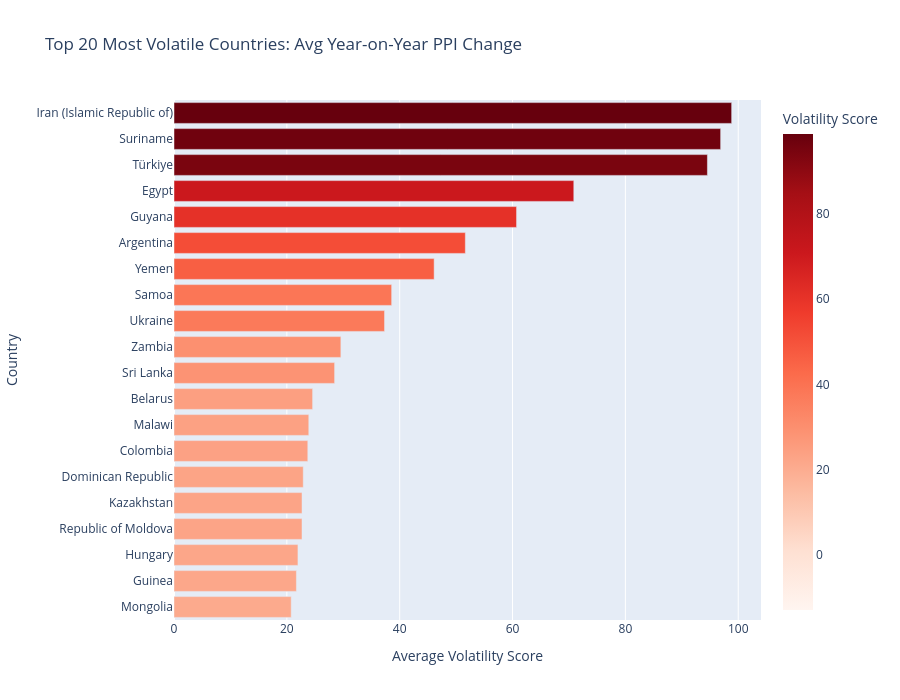

Notebook code for this chart:
### Code cell
# Volatility = average absolute year-on-year change
def avg_yoy_volatility(row):
    vals = [row[c] for c in year_cols if pd.notna(row[c])]
    if len(vals) < 2:
        return None
    changes = [abs(vals[i] - vals[i-1]) for i in range(1, len(vals))]
    return sum(changes) / len(changes)

df['volatility'] = df.apply(avg_yoy_volatility, axis=1)

country_vol = df.groupby('Area')['volatility'].mean().dropna()
country_vol = country_vol.sort_values(ascending=False).head(20)

fig1 = px.bar(
    country_vol,
    x=country_vol.values,
    y=country_vol.index,
    orientation='h',
    title='Top 20 Most Volatile Countries: Avg Year-on-Year PPI Change',
    labels={'x': 'Average Volatility Score', 'y': 'Country', 'color': 'Volatility Score'},
    color=country_vol.values,
    color_continuous_scale='Reds',
    color_continuous_midpoint=country_vol.mean()
)
fig1.update_layout(
    yaxis={'categoryorder': 'total ascending'},
    height=700,
    coloraxis_colorbar=dict(title='Volatility Score')
)
fig1.show()

### Figure 1 — Plotly figure (JSON) as saved in the notebook; plotly's stock layout.template omitted (floating-point values rounded to 4 significant figures)
{"data": [{"hovertemplate": "Average Volatility Score=%{x}<br>Country=%{y}<br>Volatility Score=%{marker.color}<extra></extra>", "legendgroup": "", "marker": {"color": [98.83, 96.88, 94.54, 70.86, 60.71, 51.63, 46.11, 38.58, 37.31, 29.57, 28.46, 24.57, 23.89, 23.71, 22.91, 22.69, 22.69, 21.97, 21.69, 20.77], "coloraxis": "coloraxis", "pattern": {"shape": ""}}, "name": "", "orientation": "h", "showlegend": false, "textposition": "auto", "type": "bar", "x": [98.83, 96.88, 94.54, 70.86, 60.71, 51.63, 46.11, 38.58, 37.31, 29.57, 28.46, 24.57, 23.89, 23.71, 22.91, 22.69, 22.69, 21.97, 21.69, 20.77], "xaxis": "x", "y": ["Iran (Islamic Republic of)", "Suriname", "Türkiye", "Egypt", "Guyana", "Argentina", "Yemen", "Samoa", "Ukraine", "Zambia", "Sri Lanka", "Belarus", "Malawi", "Colombia", "Dominican Republic", "Kazakhstan", "Republic of Moldova", "Hungary", "Guinea", "Mongolia"], "yaxis": "y"}], "layout": {"barmode": "relative", "coloraxis": {"cmid": 42.92, "colorbar": {"title": {"text": "Volatility Score"}}, "colorscale": [[0, "rgb(255,245,240)"], [0.125, "rgb(254,224,210)"], [0.25, "rgb(252,187,161)"], [0.375, "rgb(252,146,114)"], [0.5, "rgb(251,106,74)"], [0.625, "rgb(239,59,44)"], [0.75, "rgb(203,24,29)"], [0.875, "rgb(165,15,21)"], [1, "rgb(103,0,13)"]]}, "height": 700, "legend": {"tracegroupgap": 0}, "title": {"text": "Top 20 Most Volatile Countries: Avg Year-on-Year PPI Change"}, "xaxis": {"anchor": "y", "domain": [0, 1], "title": {"text": "Average Volatility Score"}}, "yaxis": {"anchor": "x", "categoryorder": "total ascending", "domain": [0, 1], "title": {"text": "Country"}}}}
